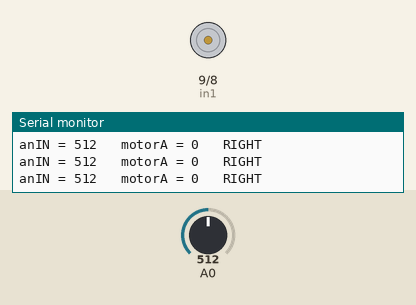
This sketch was run on a simulated Arduino Uno, built with avr-gcc and run on an emulated ATmega328P. Shown: motor-driver pin pairs drawn as motors (green arrow = first pin HIGH = forward, orange = second pin HIGH = backward, longer = more drive, scaled by the enable pin), the last lines printed to the serial monitor. The inputs (shaded band) are chosen by the test bench; at power-on: A0 = 512.

Above: at 1.3 s.
1.4 s: A0 set to 503
At 2.7 s:
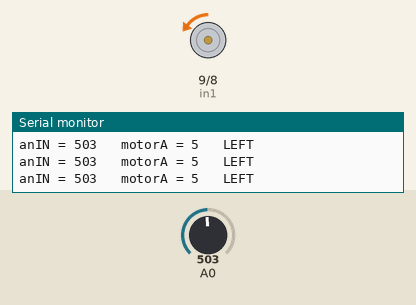
3.0 s: A0 set to 522
At 4.1 s:
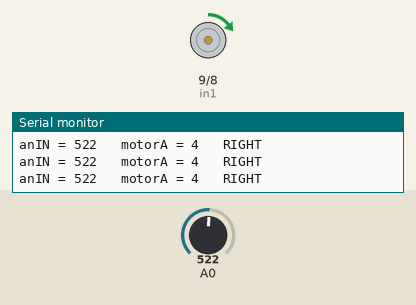
4.5 s: A0 set to 716
At 5.4 s:
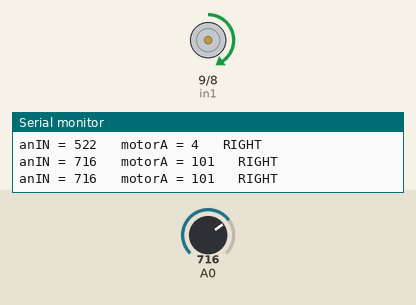
6.0 s: A0 set to 900
At 6.6 s:
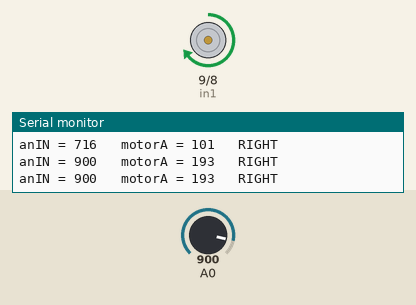
7.5 s: A0 set to 306
At 7.8 s:
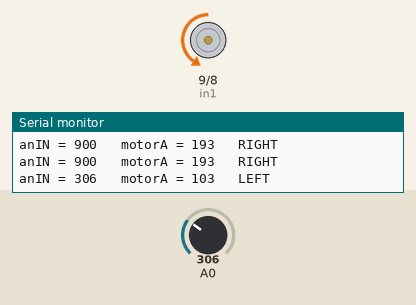
9.0 s: A0 set to 122
At 10.2 s:
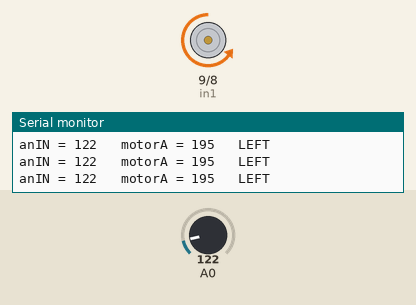
Timing chart, 0 to 11.5 s (numbered marks = the images above; inputs shaded):
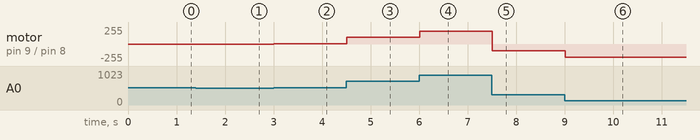

Measured:
- after the input at 1.4 s, motor on pin 9 (in1) / pin 8 (in2): stopped → backward 5/255 after 0.10 s
- after the input at 3.0 s, motor on pin 9 (in1) / pin 8 (in2): backward 5/255 → forward 4/255 at once
- after the input at 4.5 s, motor on pin 9 (in1) / pin 8 (in2): forward 4/255 → forward 101/255 at once
- after the input at 6.0 s, motor on pin 9 (in1) / pin 8 (in2): forward 101/255 → forward 193/255 at once
- after the input at 7.5 s, motor on pin 9 (in1) / pin 8 (in2): forward 193/255 → backward 103/255 at once
- after the input at 9.0 s, motor on pin 9 (in1) / pin 8 (in2): backward 103/255 → backward 195/255 at once

The sketch:

motor_driver_L298N_255-0-255.ino
```cpp
// connect motor controller pins to Arduino digital pins
// motor one
int enA = 10;
int in1 = 9;
int in2 = 8;

int outVal = 0;
int anIN = 0;

//******************************************************************************
void setup(){
  // initialize serial communication at 9600 bits per second:
  Serial.begin(9600);

  // set all the motor control pins to outputs
  pinMode(enA, OUTPUT);
  pinMode(in1, OUTPUT);
  pinMode(in2, OUTPUT);
}

//******************************************************************************
void myProgram(){
  int anIN = analogRead(A0);

  if (anIN < 512) {
    // left rotation
    digitalWrite(in1, LOW);
    digitalWrite(in2, HIGH);
    outVal = map(anIN, 0, 512, 255, 0);
    displayVal(anIN);
    Serial.println("\t LEFT");

  }else{
    digitalWrite(in1, HIGH);
    digitalWrite(in2, LOW);
    outVal = map(anIN, 512, 1023, 0, 255);
    displayVal(anIN);
    Serial.println("\t RIGHT");
  }

  analogWrite(enA, outVal);
}

//******************************************************************************
void displayVal(int anIN){
  // print the results to the serial monitor:
  Serial.print("anIN = ");
  Serial.print(anIN);
  Serial.print("\t motorA = ");
  Serial.print(outVal);
}

//******************************************************************************
void loop(){
  myProgram();
  delay(500);
}
```
